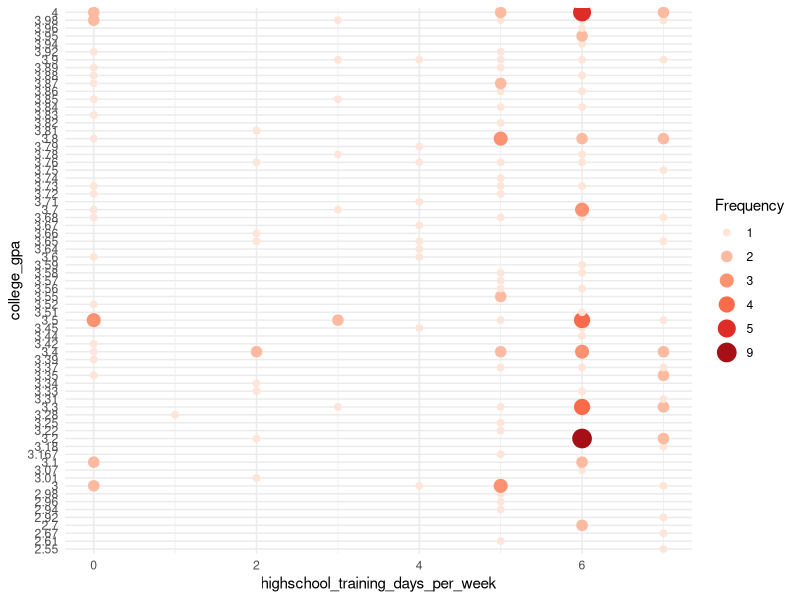
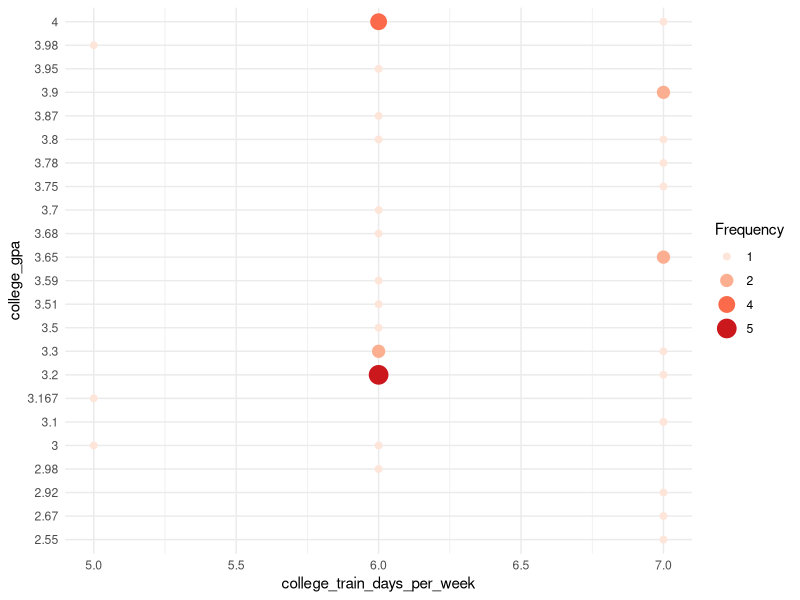
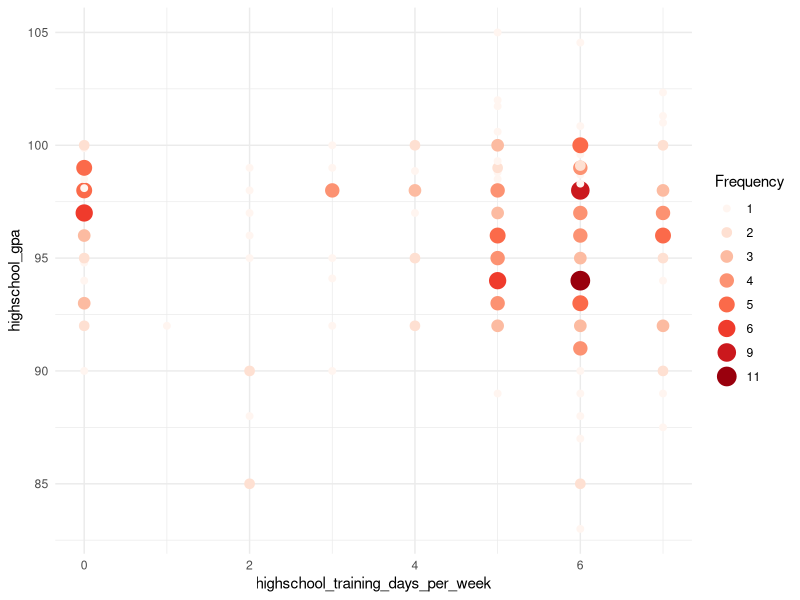
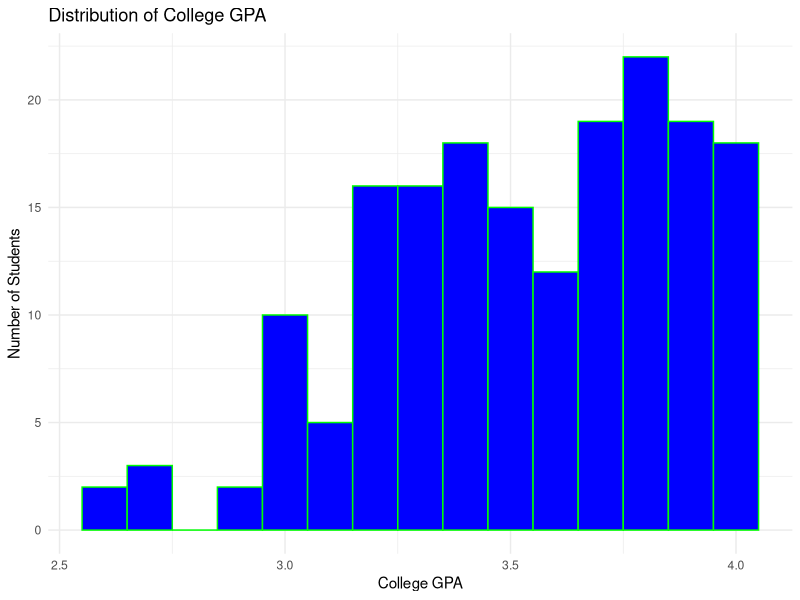
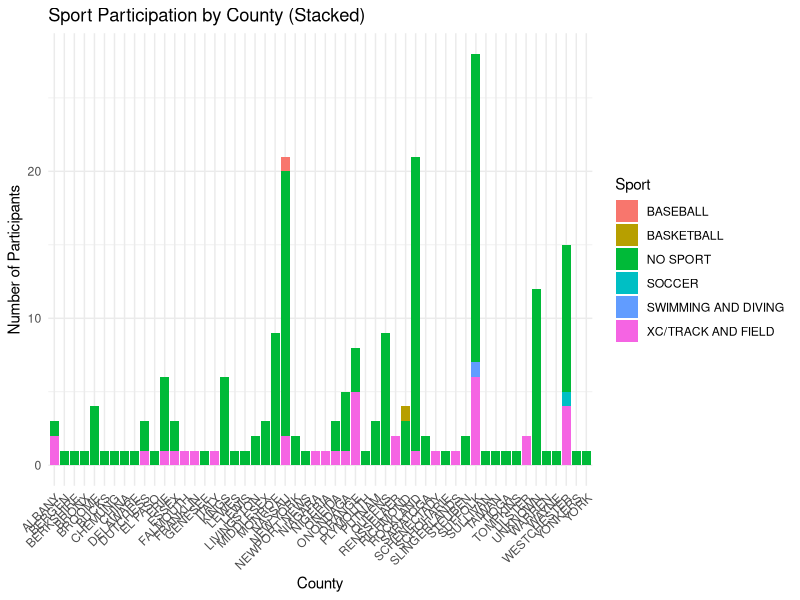
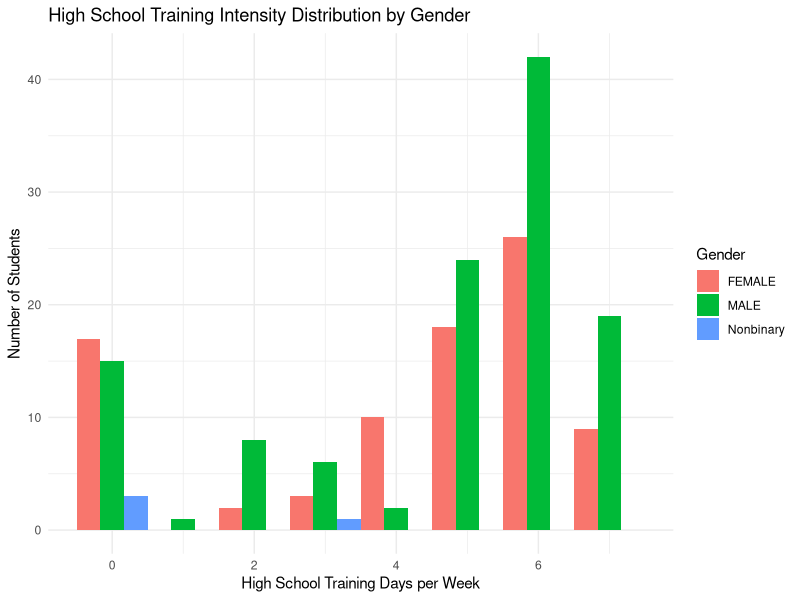
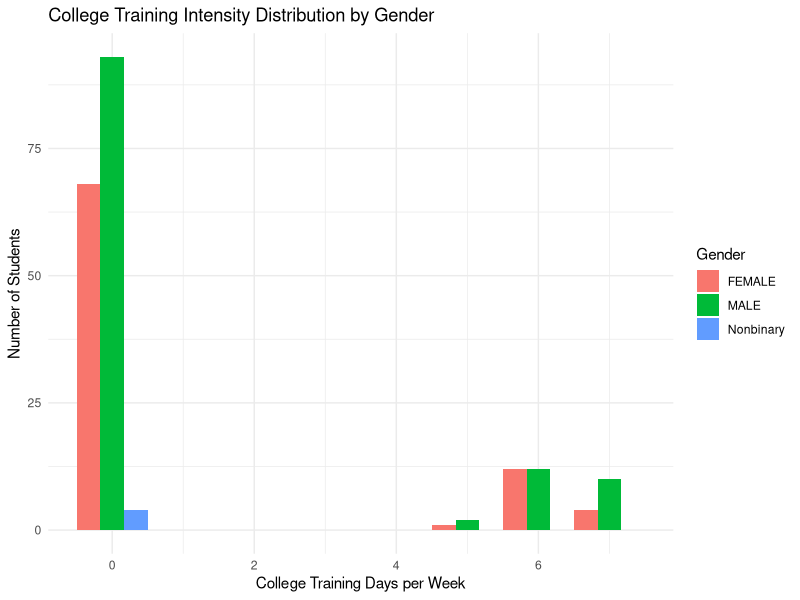
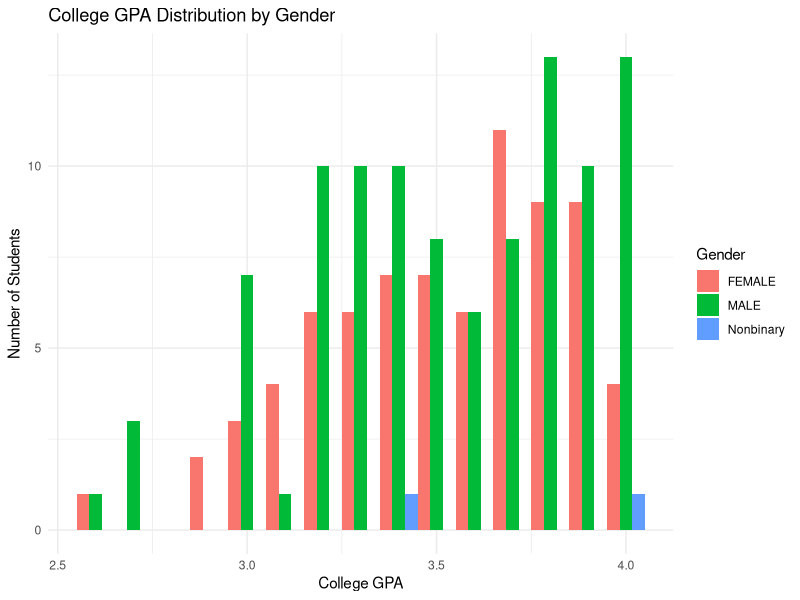

These figures' R source, in order:
## ---- chunk 1
rm(list=ls())
library(dplyr)
library(ggplot2)
library(corrplot)
library(cowplot)
library(tidyr)
## ---- chunk 2
data <- read.csv("data.csv")
## ---- chunk 3
data <- data %>% mutate(highschool_training_days_per_week = recode(highschool_training_days_per_week, "DID NOT TRAIN" = 0, "0" = 0, "1" = 1, "2" = 2, "3" = 3, "4" = 4, "5" = 5, "6" = 6, "7" = 7))


data <- data %>% mutate(college_train_days_per_week = recode(college_train_days_per_week, "DO NOT TRAIN" = 0, "0" = 0, "1" = 1, "2" = 2, "3" = 3, "4" = 4, "5" = 5, "6" = 6, "7" = 7))

data <- data %>% mutate(highschool_gpa = as.numeric(highschool_gpa))

data <- na.omit(data)
## ---- chunk 4
plot1data <- data %>% select(college_gpa, highschool_training_days_per_week)
plot1data2 <- data %>% select(college_gpa, college_train_days_per_week)
plot1data3 <- data %>% select(highschool_gpa, highschool_training_days_per_week)

plot1data <- plot1data %>%
  filter(!(college_gpa %in% c("NO GPA YET", "NA", "IP")))
plot1data2 <- plot1data2 %>%
  filter(!(college_gpa %in% c("NO GPA YET", "NA", "IP")))
plot1data3 <- plot1data3 %>%
  filter(!(highschool_gpa %in% c("UNKNOWN")))

#plot1data <- plot1data %>%
 # filter(highschool_training_days_per_week != "0")
#This code would make the graph below not include students who did not train in high school.

plot1data2 <- plot1data2 %>% 
  filter(college_train_days_per_week != "0")

plot1data <- na.omit(plot1data)
plot1data2 <- na.omit(plot1data2)
plot1data3 <- na.omit(plot1data3)
## ---- chunk 5
plot1data_counted <- plot1data %>%
  group_by(highschool_training_days_per_week, college_gpa) %>%
  summarise(Frequency = n())

plot1data_counted$Frequency <- as.factor(plot1data_counted$Frequency)

ggplot(plot1data_counted) + 
  geom_point(aes(x = highschool_training_days_per_week, y = college_gpa, size = Frequency, color = Frequency)) +
  scale_color_brewer(palette = "Reds") +
  theme_minimal()
## ---- chunk 6
plot1data2_counted <- plot1data2 %>%
  group_by(college_train_days_per_week, college_gpa) %>%
  summarise(Frequency = n())

plot1data2_counted$Frequency <- as.factor(plot1data2_counted$Frequency)

ggplot(plot1data2_counted) + 
  geom_point(aes(x = college_train_days_per_week, y = college_gpa, size = Frequency, color = Frequency)) +
  scale_color_brewer(palette = "Reds") +
  theme_minimal()
## ---- chunk 7
plot1data3_counted <- plot1data3 %>%
  group_by(highschool_training_days_per_week, highschool_gpa) %>%
  summarise(Frequency = n())

plot1data3_counted$Frequency <- as.factor(plot1data3_counted$Frequency)

ggplot(plot1data3_counted) + 
  geom_point(aes(x = highschool_training_days_per_week, y = highschool_gpa, size = Frequency, color = Frequency)) +
  scale_color_brewer(palette = "Reds") +
  theme_minimal()
## ---- chunk 8
ggplot(plot1data, aes(x = as.numeric(college_gpa))) +
  geom_histogram(binwidth = 0.1, fill = "blue", color = "green") +
  labs(title = "Distribution of College GPA", x = "College GPA", y = "Number of Students") +
  theme_minimal()
## ---- chunk 9
plot2data <- data %>% select(county_home, college_teams)

plot2data <- plot2data %>%
  filter(!is.na(college_teams), college_teams != "")
plot2data <- plot2data %>%
  filter(county_home != "US")
plot2data <- plot2data %>%
  mutate(college_teams = trimws(toupper(college_teams))) %>%
  mutate(college_teams = ifelse(college_teams %in% c("NONE", "NONE,"), "NO SPORT", college_teams))

plot2data <- data %>%
  select(county_home, college_teams) %>%
  na.omit() %>%
  filter(!is.na(college_teams), college_teams != "") %>%
  filter(county_home != "US") %>%
  separate_rows(college_teams, sep = ",") %>%
  mutate(college_teams = trimws(toupper(college_teams))) %>%
  mutate(college_teams = ifelse(college_teams %in% c("NONE", "NONE,", ""), "NO SPORT", college_teams))
## ---- chunk 10
plot2data %>%
  count(county_home, college_teams) %>%
  ggplot(aes(x = county_home, y = n, fill = college_teams)) +
  geom_col() +
  labs(title = "Sport Participation by County (Stacked)", x = "County", y = "Number of Participants", fill = "Sport") +
  theme_minimal() +
  theme(axis.text.x = element_text(angle = 45, hjust = 1))
## ---- chunk 11
plot3data <- data %>%
  select(gender, highschool_training_days_per_week) %>%
  filter(!is.na(gender), !is.na(highschool_training_days_per_week))

plot3data <- plot3data %>%
  mutate(gender = ifelse(gender %in% c("MALE", "FEMALE"), gender, "Nonbinary"))

ggplot(plot3data, aes(x = highschool_training_days_per_week, fill = gender)) +
  geom_histogram(binwidth = 1, position = "dodge") +
  labs(title = "High School Training Intensity Distribution by Gender", x = "High School Training Days per Week", y = "Number of Students", fill = "Gender") +
  theme_minimal()
## ---- chunk 12
plot3data2 <- data %>%
  select(gender, college_train_days_per_week) %>%
  filter(!is.na(gender), !is.na(college_train_days_per_week))

plot3data2 <- plot3data2 %>%
  mutate(gender = ifelse(gender %in% c("MALE", "FEMALE"), gender, "Nonbinary"))

ggplot(plot3data2, aes(x = college_train_days_per_week, fill = gender)) +
  geom_histogram(binwidth = 1, position = "dodge") +
  labs(title = "College Training Intensity Distribution by Gender", x = "College Training Days per Week", y = "Number of Students", fill = "Gender") +
  theme_minimal()
## ---- chunk 13
plot4data <- data %>%
  select(gender, college_gpa) %>%
  filter(!is.na(gender), !is.na(college_gpa), college_gpa != "") %>%
  mutate(college_gpa = as.numeric(college_gpa), gender = ifelse(gender %in% c("MALE", "FEMALE"), gender, "Nonbinary"))

ggplot(plot4data, aes(x = college_gpa, fill = gender)) +
  geom_histogram(binwidth = 0.1, position = "dodge") +
  labs(title = "College GPA Distribution by Gender", x = "College GPA", y = "Number of Students", fill = "Gender") +
  theme_minimal()
## ---- chunk 14
numdata <- select_if(data, is.numeric)
cordata <- cor(numdata)
corrplot(cordata, method = "number", bg = "brown")
## ---- chunk 15
athlete_data <- data %>%filter(college_train_days_per_week > 0, !(college_gpa %in% c("NO GPA YET", "NA", "IP")))
nonathlete_data <- data %>%filter(college_train_days_per_week < 1, !(college_gpa %in% c("NO GPA YET", "NA", "IP")))
## ---- chunk 16
athlete_data <- athlete_data %>% mutate(Group = "Athletes")
nonathlete_data <- nonathlete_data %>% mutate(Group = "Non-Athletes")
## ---- chunk 17
ggplot() +
  geom_jitter(data = athlete_data, 
              aes(x = college_train_days_per_week, y = college_gpa, color = "Athletes"), 
              width = 0.2, alpha = 0.6) +
  geom_jitter(data = nonathlete_data, 
              aes(x = college_train_days_per_week, y = college_gpa, color = "Non-Athletes"), 
              width = 0.2, alpha = 0.6) +
  scale_color_manual(values = c("Athletes" = "blue", "Non-Athletes" = "red")) +
  labs(title = "College GPA by College Training Days per Week",
       x = "College Training Days per Week",
       y = "College GPA",
       color = "Group") +
  theme_minimal()
